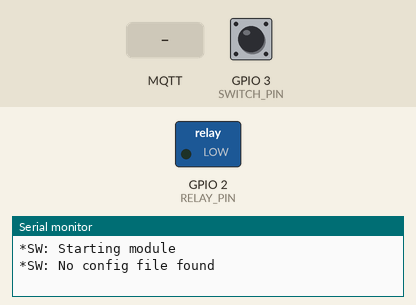
The sketch below on a simulated ESP8266 (NodeMCU). On the bench: switched loads named in the sketch (green lamp = pin HIGH), the last lines printed to the serial monitor. The test bench sets the inputs (shaded band); at power-on: GPIO 3 (SWITCH_PIN) HIGH. WiFi joins after 1.5 s; servers stay silent unless stated; storage starts empty; no MQTT or app messages arrive unless stated.

Above: at 0.6 s.
At 3.2 s:
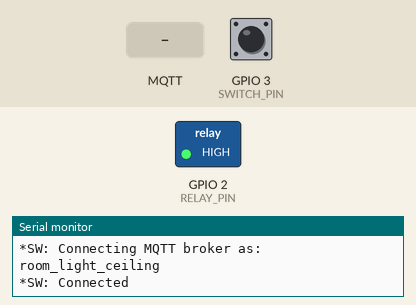
3.3 s: MQTT message "1" arrives on the first subscribed topic
Timing chart, 0 to 6.3 s (numbered marks = the images above; inputs shaded):
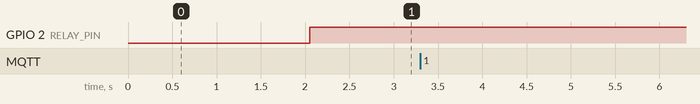

The sketch:

main.ino
```cpp
#include <FS.h>                   //this needs to be first, or it all crashes and burns...

#include <ESP8266WiFi.h>          //https://github.com/esp8266/Arduino

#include <ESP8266WebServer.h>
#include <WiFiManager.h>

#include <WiFiClient.h>
#include <ESP8266mDNS.h>
#include <ESP8266HTTPUpdateServer.h>

#include <PubSubClient.h>
#include <ArduinoJson.h>          //https://github.com/bblanchon/ArduinoJson

#define PARAM_LENGTH 15

const char* CONFIG_FILE   = "/config.json";

#ifdef NODEMCUV2
  const uint8_t RELAY_PIN     = D3;
  const uint8_t SWITCH_PIN    = D4;
#elif ESP01
  const uint8_t RELAY_PIN     = 2;
  const uint8_t SWITCH_PIN    = 3;
  const uint8_t TX_PIN        = 1;
#else
  const uint8_t RELAY_PIN     = 2;
  const uint8_t SWITCH_PIN    = 4;
#endif

char stationName[PARAM_LENGTH * 3 + 4];
char topicBase[PARAM_LENGTH * 3 + 4];

WiFiClient espClient;
PubSubClient mqttClient(espClient);

ESP8266WebServer httpServer(80);
ESP8266HTTPUpdateServer httpUpdater;

/* Possible switch states */
const char STATE_OFF     = '0';
const char STATE_ON      = '1';

char currSwitchState = STATE_OFF;
int lastInputRead;

long nextBrokerConnAtte = 0;

WiFiManagerParameter mqttServerParam("server", "MQTT Server", "192.168.0.105", 16);
WiFiManagerParameter mqttPortParam("port", "MQTT Port", "1883", 6);
WiFiManagerParameter locationParam("location", "Module location", "room", PARAM_LENGTH);
WiFiManagerParameter typeParam("type", "Module type", "light", PARAM_LENGTH);
WiFiManagerParameter nameParam("name", "Module name", "ceiling", PARAM_LENGTH);

template <class T> void log (T text) {
  if (LOGGING) {
    Serial.print("*SW: ");
    Serial.println(text);
  }
}

template <class T, class U> void log (T key, U value) {
  if (LOGGING) {
    Serial.print("*SW: ");
    Serial.print(key);
    Serial.print(": ");
    Serial.println(value);
  }
}

void setup() {
#ifdef ESP01
  //to avoid using pin 0 as input
  Serial.begin(115200, SERIAL_8N1, SERIAL_TX_ONLY, TX_PIN);
#else
  Serial.begin(115200);
#endif
  delay(500);
  Serial.println();
  log("Starting module");
  bool existConfig = loadConfig();

  // pins settings
  pinMode(RELAY_PIN, OUTPUT);
  pinMode(SWITCH_PIN, INPUT);
  digitalWrite(SWITCH_PIN, HIGH);

  // WiFi Manager Config
  WiFiManager wifiManager;
  wifiManager.setSaveConfigCallback(saveConfigCallback);
  wifiManager.setStationNameCallback(buildStationName);
  wifiManager.setMinimumSignalQuality(WIFI_MIN_SIGNAL);
  if (existConfig) {
    wifiManager.setConnectTimeout(WIFI_CONN_TIMEOUT);
  }
  wifiManager.addParameter(&mqttServerParam);
  wifiManager.addParameter(&mqttPortParam);
  wifiManager.addParameter(&locationParam);
  wifiManager.addParameter(&typeParam);
  wifiManager.addParameter(&nameParam);
  if (!wifiManager.autoConnect(("ESP_" + String(ESP.getChipId())).c_str(), "12345678")) {
    log(F("Failed to connect and hit timeout"));
    delay(3000);
    //reset and try again, or maybe put it to deep sleep
    ESP.reset();
    delay(5000);
  }
  log(F("Connected to wifi network"));
  log(F("Local IP"), WiFi.localIP());
  log(F("Configuring MQTT broker"));
  String port = String(mqttPortParam.getValue());
  log(F("Port"), port);
  log(F("Server"), mqttServerParam.getValue());
  mqttClient.setServer(mqttServerParam.getValue(), (uint16_t) port.toInt());
  mqttClient.setCallback(mqttCallback);

  // Building topics base
  String buff = String(locationParam.getValue()) + String(F("/")) + String(typeParam.getValue()) + String(F("/")) + String(nameParam.getValue()) + String(F("/"));
  buff.toCharArray(topicBase, buff.length() + 1);
  log(F("Topics Base"), topicBase);

  // OTA Update Stuff
  WiFi.mode(WIFI_STA);
  MDNS.begin(getStationName());
  httpUpdater.setup(&httpServer);
  httpServer.begin();
  MDNS.addService("http", "tcp", 80);
  Serial.print(F("HTTPUpdateServer ready! Open http://"));
  Serial.print(WiFi.localIP().toString());
  Serial.println(F("/update in your browser"));
}

bool loadConfig() {
  //read configuration from FS json
  if (SPIFFS.begin()) {
    if (SPIFFS.exists(CONFIG_FILE)) {
      //file exists, reading and loading
      File configFile = SPIFFS.open(CONFIG_FILE, "r");
      if (configFile) {
        size_t size = configFile.size();
        if (size > 0) {
          // Allocate a buffer to store contents of the file.
          std::unique_ptr<char[]> buf(new char[size]);
          configFile.readBytes(buf.get(), size);
          DynamicJsonBuffer jsonBuffer;
          JsonObject& json = jsonBuffer.parseObject(buf.get());
          json.printTo(Serial);
          if (json.success()) {
            mqttServerParam.update(json["mqtt_server"]);
            mqttPortParam.update(json["mqtt_port"]);
            nameParam.update(json["name"]);
            locationParam.update(json["location"]);
            typeParam.update(json["type"]);
            return true;
          } else {
            log(F("Failed to load json config"));
          }
        } else {
          log(F("Config file empty"));
        }
      } else {
        log(F("No config file found"));
      }
    } else {
      log(F("No config file found"));
    }
  } else {
    log(F("Failed to mount FS"));
  }
  return false;
}

/** callback notifying the need to save config */
void saveConfigCallback () {
  DynamicJsonBuffer jsonBuffer;
  JsonObject& json = jsonBuffer.createObject();
  json["mqtt_server"] = mqttServerParam.getValue();
  json["mqtt_port"] = mqttPortParam.getValue();
  json["name"] = nameParam.getValue();
  json["location"] = locationParam.getValue();
  json["type"] = typeParam.getValue();
  File configFile = SPIFFS.open(CONFIG_FILE, "w");
  if (configFile) {
    //json.printTo(Serial);
    json.printTo(configFile);
    configFile.close();
  } else {
    log(F("Failed to open config file for writing"));
  }
}

void loop() {
  httpServer.handleClient();
  readPhysicalInput();
  if (!mqttClient.connected()) {
    connectBroker();
  }
  mqttClient.loop();
}

void mqttCallback(char* topic, unsigned char* payload, unsigned int length) {
  log(F("mqtt message"), topic);
  if (String(topic).equals(String(getTopic(new char[getTopicLength("cmd")], "cmd")))) {
    processSwitchCommand(payload, length);
  } else if (String(topic).equals(String(getTopic(new char[getTopicLength("rst")], "rst")))) {
    reset();
  } else if (String(topic).equals(String(getTopic(new char[getTopicLength("hrst")], "hrst")))) {
    hardReset();
  } else if (String(topic).equals(String(getTopic(new char[getTopicLength("rtt")], "rtt")))) {
    restart();
  } else if (String(topic).equals(String(getTopic(new char[getTopicLength("echo")], "echo")))) {
    publishState();
  } else {
    log(F("Unknown topic"));
  }
}

void hardReset () {
  log(F("Doing a module hard reset"));
  SPIFFS.format();
  delay(200);
  reset();
}

void reset () {
  log(F("Reseting module configuration"));
  WiFiManager wifiManager;
  wifiManager.resetSettings();
  delay(200);
  restart();
}

void restart () {
  log(F("Restarting module"));
  ESP.restart();
  delay(2000);
}

void publishState () {
  mqttClient.publish(getTopic(new char[getTopicLength("state")], "state"), new char[2]{currSwitchState, '\0'});
}

void processSwitchCommand(unsigned char* payload, unsigned int length) {
  if (length != 1 || !payload) {
    log(F("Invalid payload. Ignoring."));
    return;
  }
  if (!isDigit(payload[0])) {
      log(F("Invalid payload format. Ignoring."));
      return;
  }
  switch (payload[0]) {
    case '0':
    case '1':
      updateSwitchState(payload[0]);
    break;
    default:
      log(F("Invalid state"), payload[0]);
    return;
  }
  publishState();
}

void readPhysicalInput() {
  int read = digitalRead(SWITCH_PIN);
  if (read != lastInputRead) {
    log(F("Phisical switch state has changed. Updating module"));
    lastInputRead = read;
    updateSwitchState(currSwitchState == STATE_OFF ? STATE_ON : STATE_OFF);
    publishState();
  }
}

void updateSwitchState (char state) {
  if (currSwitchState == state) {
    log(F("No state change detected. Ignoring."));
    return;
  }
  currSwitchState = state;
  switch (state) {
    case STATE_OFF:
      digitalWrite(RELAY_PIN, LOW);
      break;
    case STATE_ON:
      digitalWrite(RELAY_PIN, HIGH);
      break;
    default:
      break;
  }
  log(F("State changed to"), currSwitchState);
}

char* buildStationName () {
  String buff = String(locationParam.getValue()) + String(F("_")) + String(typeParam.getValue()) + String(F("_")) + String(nameParam.getValue());
  buff.toCharArray(stationName, buff.length() + 1);
  log(F("Station name"), stationName);
  return stationName;
}

char* getStationName () {
  return !stationName || strlen(stationName) == 0 ? buildStationName() : stationName;
}

void connectBroker() {
  if (nextBrokerConnAtte <= millis()) {
    nextBrokerConnAtte = millis() + 5000;
    log(F("Connecting MQTT broker as"), getStationName());
    if (mqttClient.connect(getStationName())) {
      log(F("Connected"));
      mqttClient.subscribe(getTopic(new char[getTopicLength("cmd")], "cmd"));
      mqttClient.subscribe(getTopic(new char[getTopicLength("rst")], "rst"));
      mqttClient.subscribe(getTopic(new char[getTopicLength("hrst")], "hrst"));
      mqttClient.subscribe(getTopic(new char[getTopicLength("rtt")], "rtt"));
      mqttClient.subscribe(getTopic(new char[getTopicLength("echo")], "echo"));
    } else {
      log(F("Failed. RC:"), mqttClient.state());
    }
  }
}

uint8_t getTopicLength(const char* wich) {
  return strlen(topicBase) + strlen(wich);
}

char* getTopic(char* topic, const char* wich) {
  String buff = topicBase + String(wich);
  buff.toCharArray(topic, buff.length() + 1);
  return topic;
}
```
